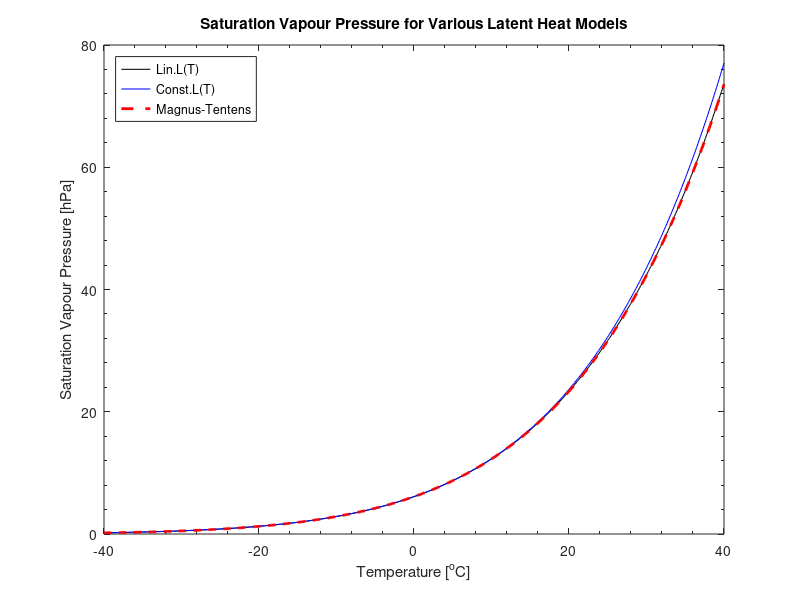
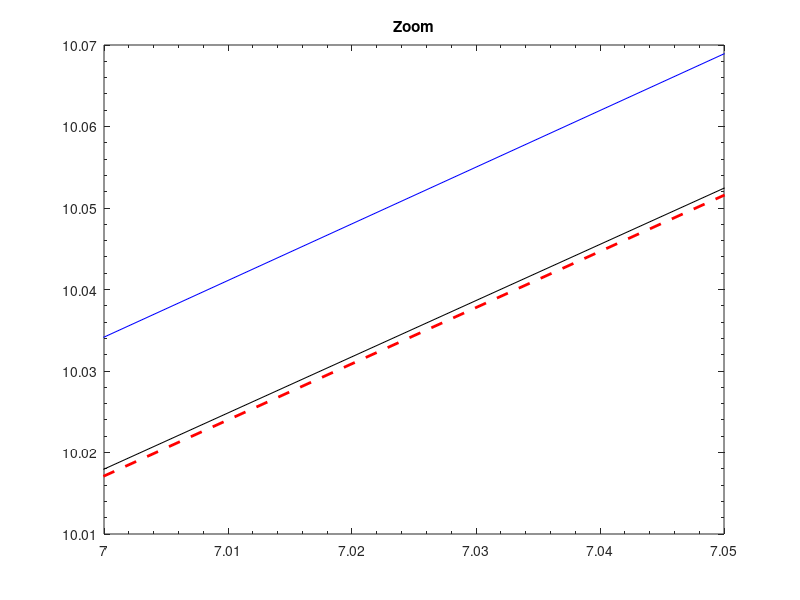

Write MATLAB code to recreate these figures, in order.
function f = satVapPressure()
%%Constants
    L_lv0 = 2501;       %kJ/kg
    L_iv0 = 2834;       %kJ/kg
    c_pl = 4.218;       %kJ/kgK
    c_pi = 2.106;       %kJ/kgK
    c_pv = 1.870;       %kJ/kgK
    T_0 = 273.15;       %K
        e_s0 = 6.112;   %hPa
    R_v = 461.5/1000;   %kJ/kgK
    
%%Real data
    e_i = [12.85,22.36,38.02,63.3,103.28,165.32,259.92,401.78,611.15];
    t_i = [-40,-35,-30,-25,-20,-15,-10,-5,0]

%%Functions
    T = linspace(-40,40,500) + 273.15; %K
    t = T - 273.15; %oC
    e_s = e_s0*exp( (L_lv0/R_v) * (1/T_0 - 1./T) );
    e_sL = e_s0*exp( (L_lv0 + T_0*(c_pl - c_pv))/R_v * (1/T_0 - 1./T) - (c_pl-c_pv)/R_v *log(T/T_0));
    e_st = e_s0*exp(17.27*t./(t+237.7));

    Ti = linspace(-40,0,250) + 273.15; %K
    ti = Ti - 273.15; %oC
    e_si = e_s0*exp( (L_iv0/R_v) * (1/T_0 - 1./Ti) );
    e_sLi = e_s0*exp( (L_iv0 + T_0*(c_pi - c_pv))/R_v * (1/T_0 - 1./Ti) - (c_pi-c_pv)/R_v *log(Ti/T_0));
    
%%Goodness of Fit Testing
    chi2_1 = sum((e_s - e_st).^2 ./ e_st);
    chi2_2 = sum((e_sL - e_st).^2 ./ e_st);
    f.chi2_1 = chi2_1;
    f.chi2_2 = chi2_2;
    
    SSE1 = sum( (e_s - e_st).^2 );
    SST1 = sum( (e_s - mean(e_st)).^2 );
    R_square1 = 1 - SSE1/SST1;
    f.R1 = R_square1;
    SSE2 = sum( (e_sL - e_st).^2 );
    SST2 = sum( (e_s - mean(e_st)).^2 );
    R_square2 = 1 - SSE2/SST2;
    f.R2 = R_square2;
    
    t_i = t_i + 273.15;
    e_si = e_s0*exp( (L_iv0/R_v) * (1/T_0 - 1./(t_i)) );
    e_sLi = e_s0*exp( (L_iv0 + T_0*(c_pi - c_pv))/R_v * (1/T_0 - 1./t_i) - (c_pi-c_pv)/R_v *log(t_i/T_0));
    SSE3 = sum( (e_si - e_i/100).^2 );
    SST3 = sum( (e_si - mean(e_i/100)).^2 );
    R_square3 = 1 - SSE3/SST3;
    f.R3 = R_square3;
    
    SSE4 = sum( (e_sLi - e_i/100).^2 );
    SST4 = sum( (e_sLi - mean(e_i/100)).^2 );
    R_square4 = 1 - SSE4/SST4;
    f.R4 = R_square4;

%%Plotting
    close all;

    plot(t,e_sL,'-k','LineWidth',0.75);
    hold on;
    plot(t,e_s,'-b','LineWidth',0.75);
    plot(t,e_st,'--r','LineWidth',2);
    xlim([-40 40]);
    %ylim([0 80]);
    title('Saturation Vapour Pressure for Various Latent Heat Models');
    xlabel('Temperature [^oC]');
    ylabel('Saturation Vapour Pressure [hPa]');
    set(gca,'XMinorTick','on','YMinorTick','on');    
    legend({"Lin.L(T)","Const.L(T)","Magnus-Tentens"},'location','northwest');
    set(gcf,'position',[50,550,550,300]);
    
    figure;
    plot(t,e_sL,'-k','LineWidth',0.75);
    hold on;
    plot(t,e_s,'-b','LineWidth',0.75);
    plot(t,e_st,'--r','LineWidth',2);
    xlim([7 7.05]);
    ylim([10.01 10.07]);
    title('Zoom');
    %xlabel('Temperature [^oC]');
    %ylabel('Saturation Vapour Pressure [hPa]');
    set(gca,'XMinorTick','on','YMinorTick','on');    
    %legend({"Lin.L(T)","Const.L(T)","Magnus-Tentens"},'location','northwest');
    set(gcf,'position',[750,550,600,360]);
    close;

    %{
    figure;
    plot(ti,e_si,':r','LineWidth',4);
    hold on;
    plot(ti,e_sLi,'-k','LineWidth',1);
    plot(t_i,e_i/100,'ob','LineWidth',0.75,'MarkerSize',8);
    xlim([-40 0]);
    ylim([0 6.5]);
    title('Saturation Vapour Pressure Over Ice');
    xlabel('Temperature [^oC]');
    ylabel('Saturation Vapour Pressure [hPa]');
    set(gca,'XMinorTick','on','YMinorTick','on');    
    legend({"Const.L(T)","Lin.L(T)","Real data"},'location','northwest');
    set(gcf,'position',[50,550,550,300]);
    %}
    
    
end